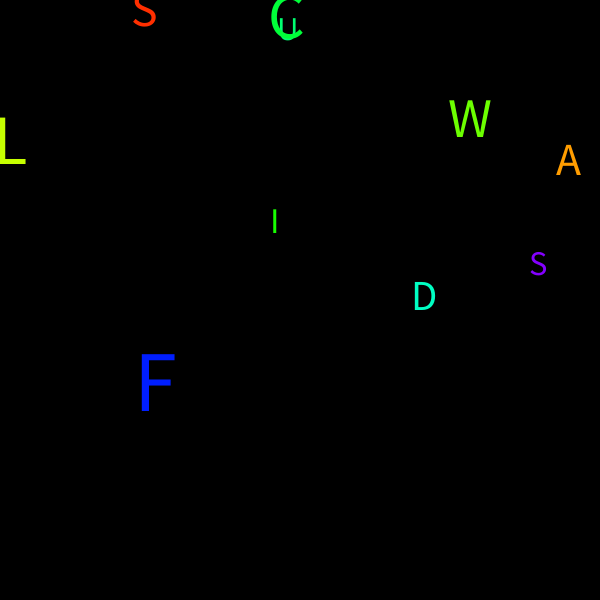
Frame 1 (no input)
Frame 60 (the mouse pressed at the canvas centre just before this capture): identical to frame 1, image omitted
Frame 120 (the mouse held since frame 60 and released just before this capture): identical to frame 1, image omitted

The Processing sketch that drew this single still picture (run headless with seeded random() and noise(); from frame 60 on, the mouse is pressed at the canvas centre):

// Processing sketch: day8_H_collision
// ── day8_H_collision.pde
int num = 10;

PVector[] pos = new PVector[num];
PVector[] speed = new PVector[num];
float[] hue = new float[num];
char[] alphabet = new char[num];
float[] alphabetSize = new float[num];

Boolean[] isMoving = new Boolean[num];
float gravity;  //acceleration

void setup() {
  size(600,600);
  colorMode(HSB,360,100,100);
  
  for (int i=0; i<num; i++) {
    hue[i] = random(360);
    pos[i] = new PVector(random(width), random(height-200));
    speed[i] = new PVector(0,0);
    isMoving[i] = false;
    alphabet[i] = (char) int(random(65,90)); 
    alphabetSize[i] = random(30,96);  
  }
  
  gravity = 0.1;
}

void draw() {
  background(0);
  
  for (int i=0; i<num; i++) {
    float distance = dist(mouseX, mouseY, pos[i].x, pos[i].y);
//    println(distance);
    
    noStroke();
    //check distance to mouse
    if(distance < alphabetSize[i]/2 && !isMoving[i]) {
      fill(hue[i], 100, 50);
      isMoving[i] = true;
      speed[i].x = mouseX - pmouseX;
    } else {
      fill(hue[i], 100, 100);
    }
    
    //draw object
    textSize(alphabetSize[i]);
    textAlign(CENTER, CENTER);
    text(alphabet[i], pos[i].x, pos[i].y);
    
    //physics
    if(isMoving[i]) {
      pos[i].add(speed[i]);
      speed[i].y += gravity;  
      
      //if it reaches the wall -- boundary checking
      if (pos[i].x < 0) {
        pos[i].x = 0;
        speed[i].x *= -0.8;  
      } else if (pos[i].x > width) {
        pos[i].x = width;
        speed[i].x *= -0.8;  //this is also called 'DAMPENING'  
      }
      
      //if it reaches bottom, do checking & make it bounce
      if (pos[i].y > height - alphabetSize[i]/2) {
        pos[i].y = height - alphabetSize[i]/2;
        speed[i].y *= -0.8;
        
        //it may bounce forever so we need to put a stop
        if (abs(speed[i].y) < 3) {
          speed[i].y = 0;
        }  
      }
      
      //nested loop to detect collision with any other object
      for (int j=0; j<num; j++) {
        //first check if it's colliding with itself!
        if (i != j) { 
          if (dist(pos[i].x, pos[i].y, pos[j].x, pos[j].y) < 
          (alphabetSize[i] + alphabetSize[j])/2 ) {
              pos[i].sub(speed[i]);
//              pos[i].x -= speed[i].x*2;
//              pos[i].y -= speed[i].y*2;
              speed[i].mult(-0.8);
              
              pos[j].sub(speed[j]);
//              pos[j].x -= speed[j].x*2;
//              pos[j].y -= speed[j].y*2;
              speed[j].mult(-0.8);
          }  
        }    
      } //end of for loop - 2nd one
      
    }  // end of if(isMoving)
  } // end of for loop - 1st one
}

void keyPressed() {
  if (key == ' ') {
    for (int i=0; i<num; i++) {
      hue[i] = random(360);
      pos[i] = new PVector(random(width), random(height-200));
      speed[i] = new PVector(0,0);
      isMoving[i] = false;
      alphabet[i] = (char) int(random(65,90)); 
      alphabetSize[i] = random(30,96);  
    }
  }
}
